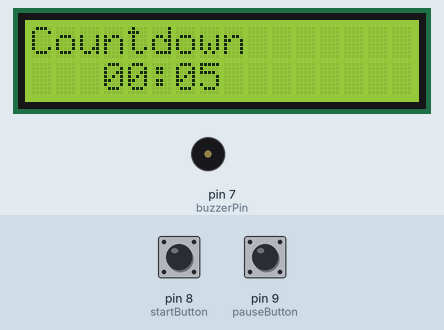
Recording of a sketch running on a simulated Arduino Uno, built with avr-gcc and run on an emulated ATmega328P. On the bench: 16×2 character LCD, buzzer (waves = sounding). The test bench sets the inputs (shaded band); at power-on: pin 8 (startButton) HIGH, pin 9 (pauseButton) HIGH.

Above: at 1.2 s.
1.3 s: pin 8 (startButton) pulled LOW for 0.15 s
At 2.8 s:
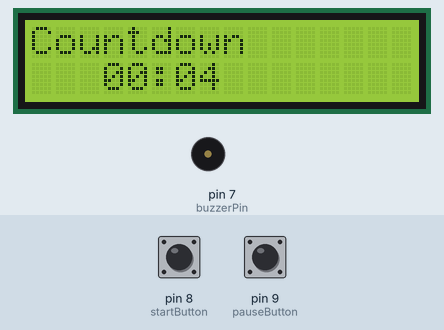
4.4 s: pin 9 (pauseButton) pulled LOW for 3.2 s
At 7.3 s:
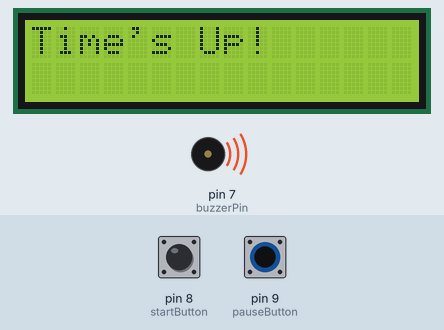
10.6 s: pin 9 (pauseButton) pulled LOW for 0.15 s
13.7 s: pin 8 (startButton) pulled LOW for 1 s
At 13.83 s:
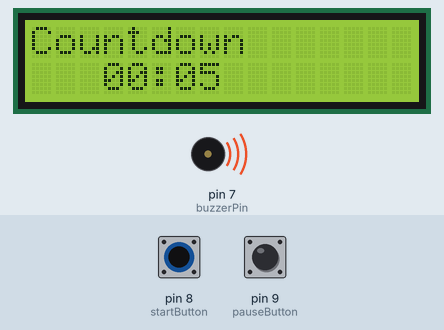
17.7 s: pin 8 (startButton) pulled LOW for 1 s
At 21.6 s:
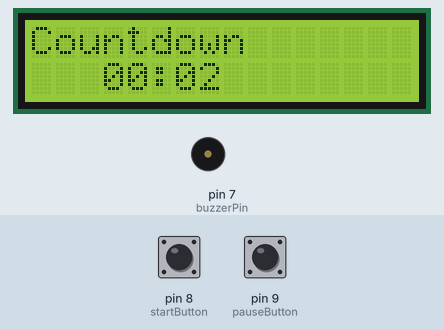
21.7 s: pin 9 (pauseButton) pulled LOW for 1 s
Timing chart, 0 to 25.2 s (numbered marks = the images above; inputs shaded):
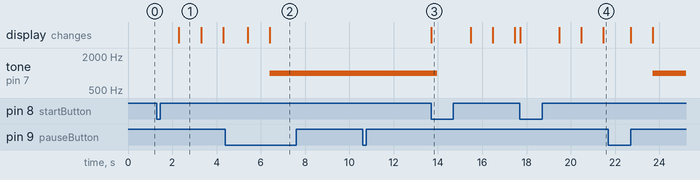

The sketch:

tremendous_habbi_allis1.ino
```cpp
#include <LiquidCrystal.h>
LiquidCrystal lcd(12, 11, 5, 4, 3, 2);
const int startButton = 8;
const int pauseButton = 9;
const int ledPin = 12;
const int buzzerPin = 7;

const int initialCountdownTime = 5;
int currentTime = initialCountdownTime;

bool running = false;
bool paused = false;
bool alarmActivated = false;

unsigned long previousMillis = 0;

void setup() {
  pinMode(startButton, INPUT_PULLUP);
  pinMode(pauseButton, INPUT_PULLUP);
  pinMode(ledPin, OUTPUT);
  pinMode(buzzerPin, OUTPUT);

  lcd.begin(16, 2);
  lcd.clear();
  displayTime();
}

void loop() {
  handleButtons();


  if (running && !paused && !alarmActivated) {
    unsigned long currentMillis = millis();
    if (currentMillis - previousMillis >= 1000) {
      previousMillis = currentMillis;
      currentTime--;

      if (currentTime <= 0) {
        currentTime = 0;
        running = false;
        alarmActivated = true;
      }
      displayTime();
    }
  }


  if (alarmActivated) {
    digitalWrite(ledPin, HIGH);
    tone(buzzerPin, 1000);
    lcd.clear();
    lcd.setCursor(0, 0);
    lcd.print("Time's Up!");
  } else {
    digitalWrite(ledPin, LOW);
    noTone(buzzerPin);
  }
}


void handleButtons() {
  if (digitalRead(startButton) == LOW) {
    running = true;
    paused = false;
    alarmActivated = false;
    currentTime = initialCountdownTime;
    previousMillis = millis();
    lcd.clear();
    displayTime();
    delay(250);
  }

  if (digitalRead(pauseButton) == LOW) {
    if (running) {
      paused = !paused;
    }
    delay(250);
  }
}
void displayTime() {
  lcd.setCursor(0, 0);
  lcd.print("Countdown      ");
  lcd.setCursor(3, 1);
  lcd.print("00:");
  if (currentTime < 10) {
    lcd.print("0");
  }
  lcd.print(currentTime);
}
```

Measured:
- after the input at 1.3 s, the display: changes after 1.0 s (image 1)
- after the input at 10.6 s, every drawn part: stays the same
- after the input at 13.7 s, tone on pin 7 (buzzerPin): 1000 Hz → silent after 0.26 s; the display: changes at once (image 3)
- after the input at 17.7 s, tone on pin 7 (buzzerPin): stays silent (without the input it goes to 1000 Hz after 1.8 s)
- what the display in image 1 shows lasts 1.0 s, from 2.3 s to 3.3 s
